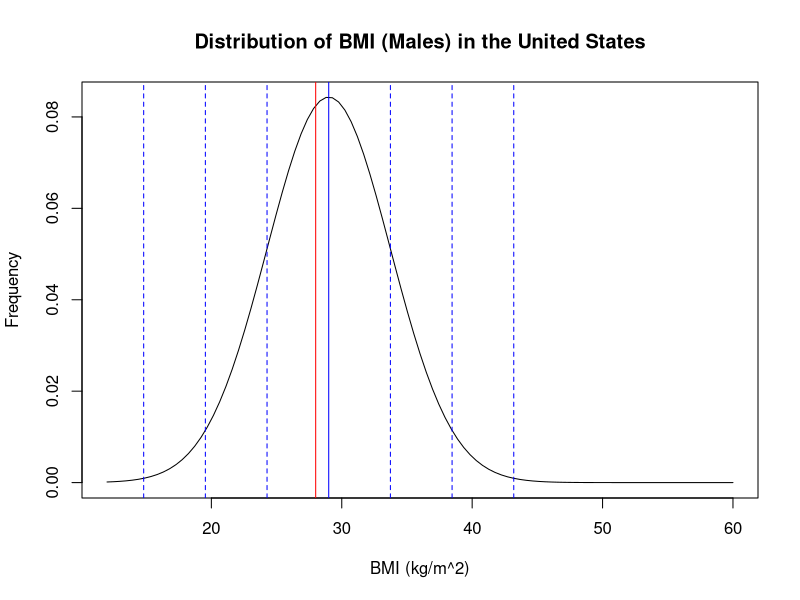

R code for this plot:
## ---- chunk 1
plot(function(x) dnorm(x, mean=29.0, sd=4.73), 12, 60,
                 main = "Distribution of BMI (Males) in the United States",
                 ylab="Frequency", xlab="BMI (kg/m^2)")
abline(v=29.0, col="blue")
abline(v=(29.0+c(-3,-2,-1,1,2,3)*4.73), col="blue", lty=2)
abline(v=28, col="red")
